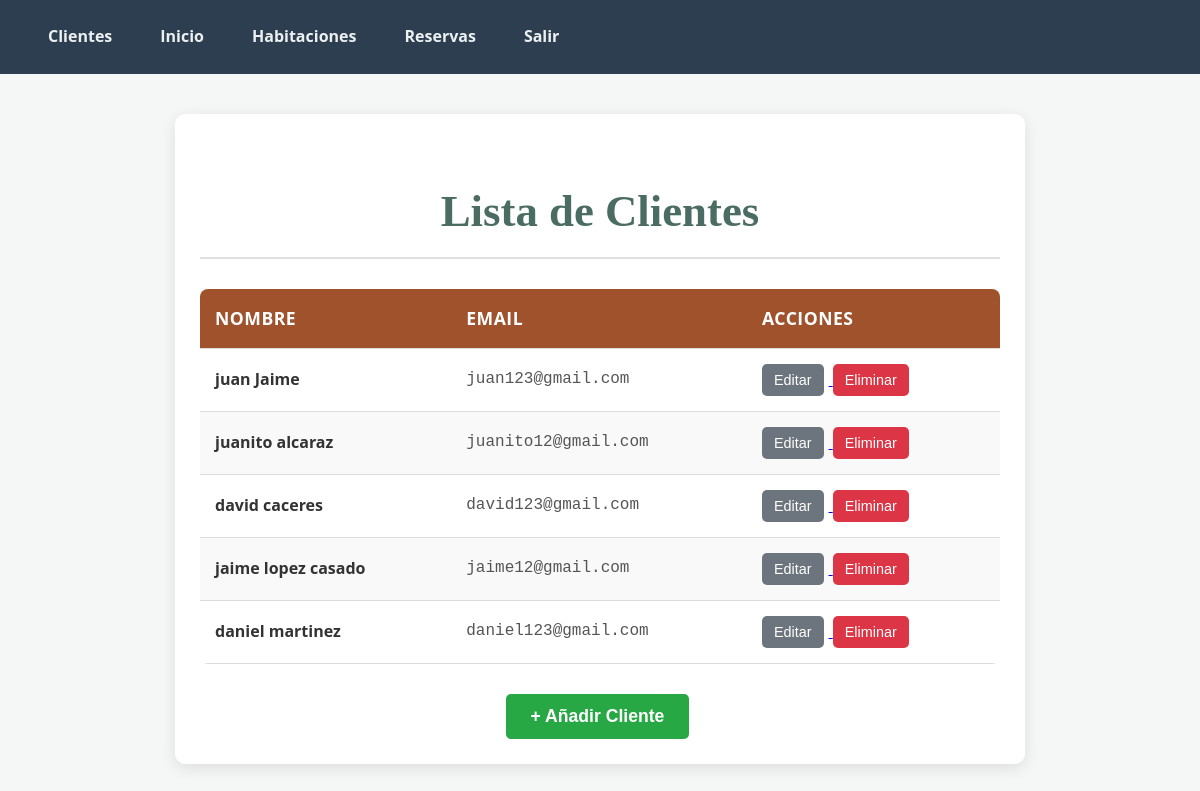
Page /clientes/ (signed in) on the earlier database version.
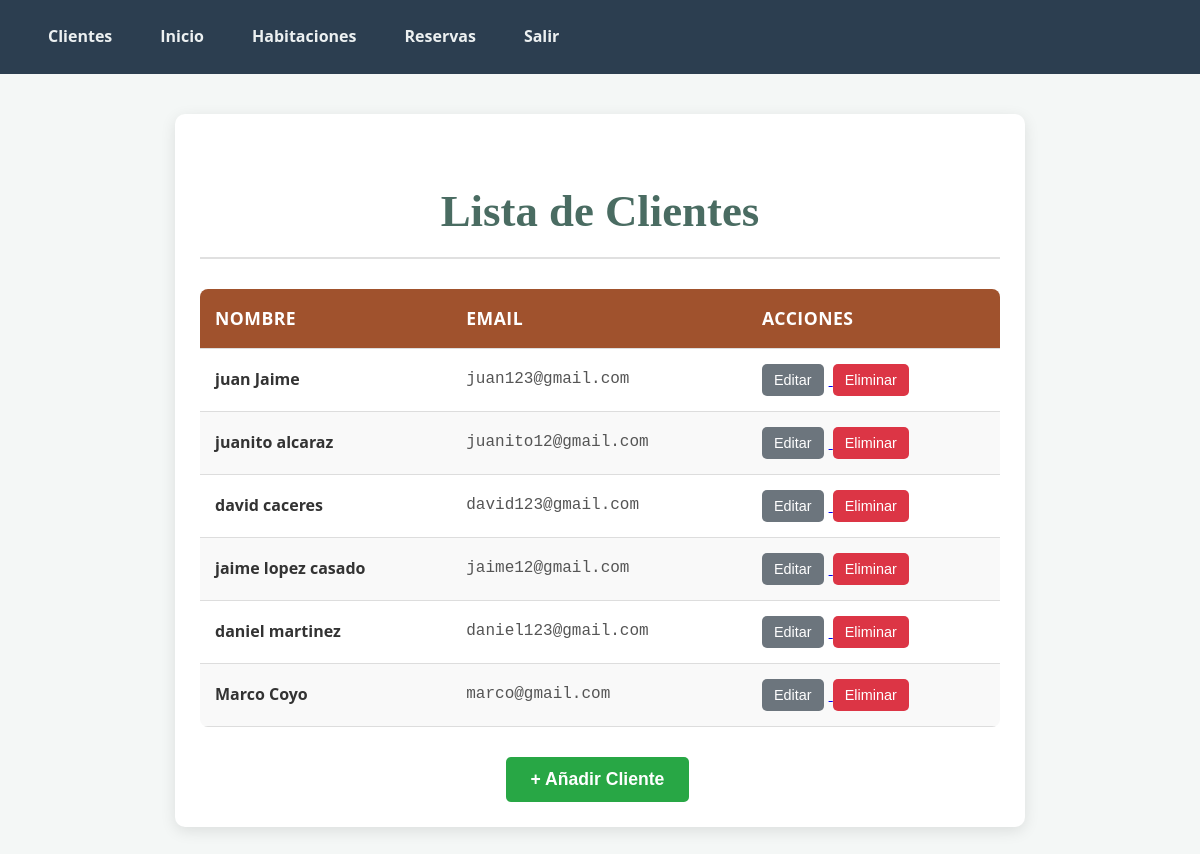
Same page on the later database version.
### reservas/models.py (models this page shows, shortened)
class Cliente(models.Model):
    id_cliente = models.AutoField(primary_key=True)
    nombre = models.CharField(max_length=100)
    apellido = models.CharField(max_length=100)
    email = models.EmailField(unique=True)
    telefono = models.CharField(max_length=20, blank=True, null=True)

### reservas/views.py (the view)
# urls.py: path('clientes/', views.lista_clientes, name='clientes'),
@login_required
def lista_clientes(request):
    clientes = Cliente.objects.all()
    return render(request, 'clientes.html', {'clientes': clientes})

### reservas/templates/clientes.html (shortened to what this page needs)
{% extends 'base.html' %}
{% load static %}
{% block content %}
    <link rel="stylesheet" href="{% static 'css/estiloClientes.css' %}">
    <div class="container">
        <h2>Lista de Clientes</h2>
        <table>
            <thead>
                <tr>
                    <th>Nombre</th>
                    <th>Email</th>
                    {% if request.user.is_staff %}
                        <th>Acciones</th>
                    {% endif %}
                </tr>
            </thead>
            <tbody>
                {% for cliente in clientes %}
                    <tr>
                        <td data-label="Nombre">{{ cliente.nombre }} {{ cliente.apellido }}</td>
                        <td data-label="Email">{{ cliente.email }}</td>
                        {% if request.user.is_staff %}
                            <td data-label="Acciones">
                                <a href="{% url 'editar_cliente' cliente.id_cliente %}">
                                    <button>Editar</button>
                                </a>
                                <a href="{% url 'eliminar_cliente' cliente.id_cliente %}">
                                    <button style="background: #c00;">Eliminar</button>
                                </a>
                            </td>
                        {% endif %}
                    </tr>
                {% empty %}
                    <tr>
                        <td colspan="{% if request.user.is_staff %}3{% else %}2{% endif %}">No hay clientes registrados</td>
                    </tr>
                {% endfor %}
            </tbody>
        </table>
        {% if request.user.is_staff %}
        <div class="add-client-button-container">
            <a href="{% url 'crear_cliente' %}">
                <button>+ Añadir Cliente</button>
            </a>
        </div>
        {% endif %}
    </div>
{% endblock %}

### reservas/templates/base.html (shortened to what this page needs)
{% load static %}
<!DOCTYPE html>
<html>
<head>
    <link href="https://unpkg.com/boxicons@2.1.4/css/boxicons.min.css" rel="stylesheet">
    <link rel="stylesheet" href="{% static 'css/base.css' %}">
    <link rel="stylesheet" href="{% static 'css/reserva.css' %}">
    <link rel="stylesheet" href="{% static 'css/login.css' %}">
</head>
<body>
    <nav class="navbar">
        <div class="navbar-container">
            {% if request.user.is_authenticated %}
                {% if request.user.is_staff %}
                    <a href="{% url 'clientes' %}">Clientes</a>
                {% endif %}
                <a href="{% url 'home' %}">Inicio</a>
                <a href="{% url 'habitaciones' %}">Habitaciones</a>
                <a href="{% url 'reservas' %}">Reservas</a>
                <a href="{% url 'logout' %}">Salir</a>
            {% endif %}
        </div>
    </nav>
    {% block content %}
    {% endblock %}
</body>
</html>

### reservas/static/css/base.css (style rules this page uses)
body { font-family: Arial, sans-serif; margin: 0; padding: 0; }
.navbar { background-color: #2c3e50; padding: 1rem 2rem; }
.navbar-container { display: flex; gap: 1rem; }
.navbar a { color: #ecf0f1; text-decoration: none; font-weight: bold; padding: 0.5rem 1rem; border-radius: 5px; transition: background-color 0.3s ease; }

### reservas/static/css/login.css (style rules this page uses)
body { background-color: #f0f2f5; font-family: Arial, sans-serif; margin: 0; padding: 0; }

### reservas/static/css/estiloClientes.css (style rules this page uses)
body { font-family: 'Open Sans', sans-serif; color: #333; line-height: 1.6; background-color: #f4f7f6; margin: 0; padding: 0; }
.container { max-width: 800px; margin: 40px auto; padding: 25px; background-color: #ffffff; border-radius: 10px; box-shadow: 0 4px 15px rgba(0, 0, 0, 0.1); }
h2 { font-family: 'Playfair Display', serif; font-size: 2.8em; color: #4A6C62; text-align: center; margin-bottom: 30px; padding-bottom: 10px; border-bottom: 2px solid #e0e0e0; }
table { width: 100%; border-collapse: collapse; margin-top: 25px; background-color: #fff; border-radius: 8px; overflow: hidden; }
thead { background-color: #A0522D; color: #fff; }
th, td { padding: 15px; text-align: left; border-bottom: 1px solid #ddd; }
th { font-weight: bold; font-size: 1.1em; text-transform: uppercase; letter-spacing: 0.5px; }
tbody tr:nth-child(even) { background-color: #f9f9f9; }
td:nth-child(1) { font-weight: bold; color: #333; }
td:nth-child(2) { color: #555; font-family: 'Roboto Mono', monospace; }
button { background-color: #6c757d; color: #fff; border: none; padding: 8px 12px; border-radius: 5px; cursor: pointer; font-size: 0.9em; transition: background-color 0.3s ease, transform 0.2s ease; margin-right: 5px; }
button[style*="background: #c00"] { background-color: #dc3545 !important; }
.add-client-button-container { margin-top: 30px; display: flex; justify-content: center; }
.add-client-button-container button { background-color: #28a745; padding: 12px 25px; font-size: 1.1em; font-weight: 600; }

Differences in the rows shown:
added Cliente: nombre "Marco", apellido "Coyo", email "marco@gmail.com"
